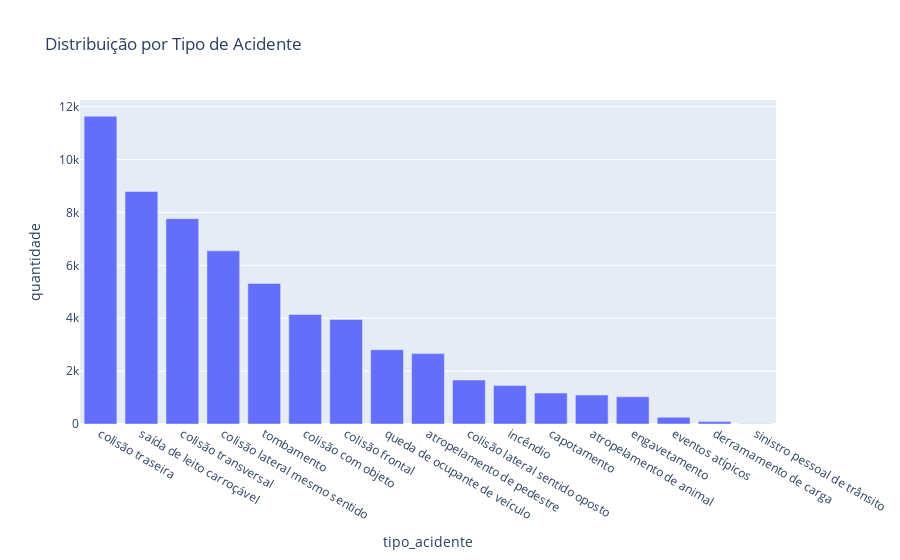
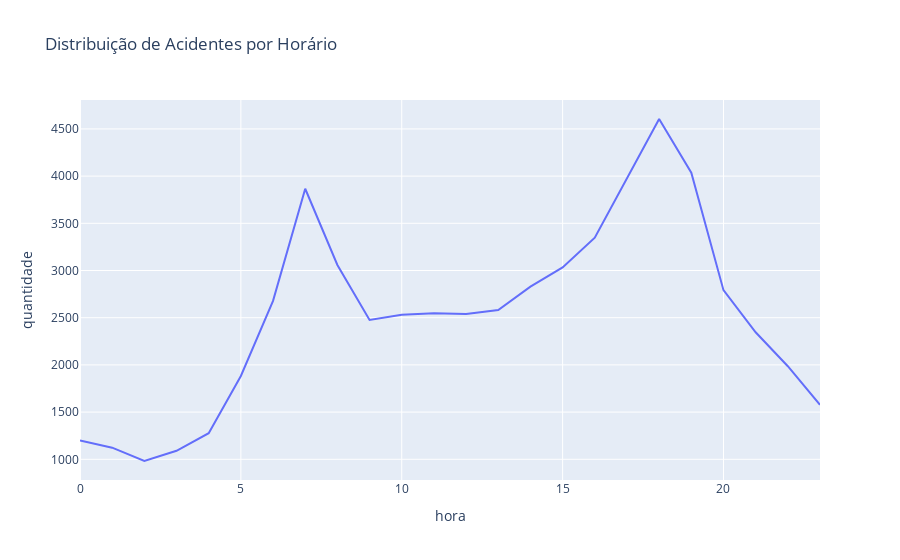
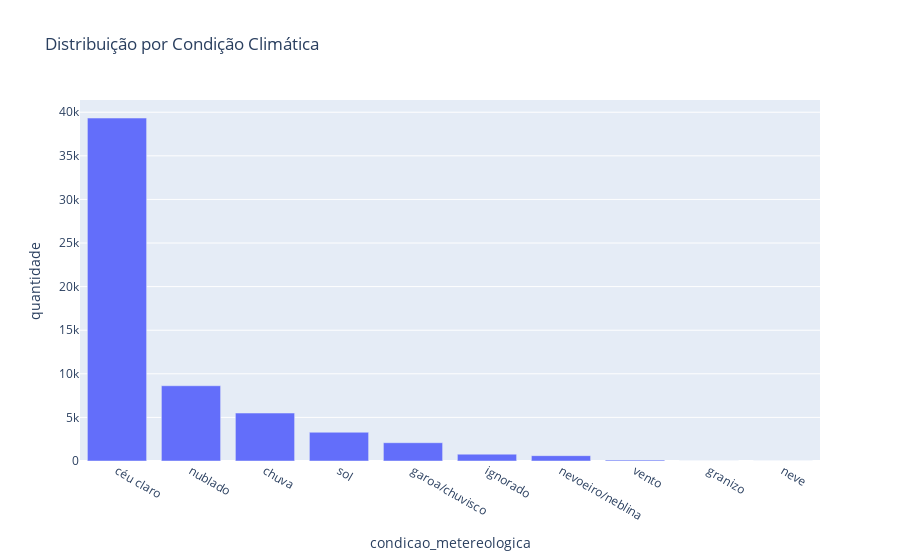

The notebook cell these images were saved under, in order:
### Markdown cell above
### 002 - Métricas Descritivas

### Code cell
# Distribuição por tipo de acidente
tipo_acidente = df['tipo_acidente'].value_counts().reset_index()
tipo_acidente.columns = ['tipo_acidente', 'quantidade']
fig1 = px.bar(tipo_acidente, x='tipo_acidente', y='quantidade', title='Distribuição por Tipo de Acidente')
fig1.show()

# Distribuição por horário
horario = df['horario'].value_counts().sort_index().reset_index()
horario.columns = ['hora', 'quantidade']
fig2 = px.line(horario, x='hora', y='quantidade', title='Distribuição de Acidentes por Horário')
fig2.show()

# Distribuição por condição climática
cond_met = df['condicao_metereologica'].value_counts().reset_index()
cond_met.columns = ['condicao_metereologica', 'quantidade']
fig3 = px.bar(cond_met, x='condicao_metereologica', y='quantidade', title='Distribuição por Condição Climática')
fig3.show()

### Figure 1 — Plotly figure (JSON) as saved in the notebook; plotly's stock layout.template omitted (floating-point values rounded to 4 significant figures)
{"data": [{"hovertemplate": "tipo_acidente=%{x}<br>quantidade=%{y}<extra></extra>", "legendgroup": "", "marker": {"color": "#636efa", "pattern": {"shape": ""}}, "name": "", "orientation": "v", "showlegend": false, "textposition": "auto", "type": "bar", "x": ["colisão traseira", "saída de leito carroçável", "colisão transversal", "colisão lateral mesmo sentido", "tombamento", "colisão com objeto", "colisão frontal", "queda de ocupante de veículo", "atropelamento de pedestre", "colisão lateral sentido oposto", "incêndio", "capotamento", "atropelamento de animal", "engavetamento", "eventos atípicos", "derramamento de carga", "sinistro pessoal de trânsito"], "xaxis": "x", "y": [11638, 8791, 7761, 6546, 5311, 4140, 3951, 2807, 2661, 1663, 1452, 1169, 1092, 1028, 254, 90, 11], "yaxis": "y"}], "layout": {"barmode": "relative", "legend": {"tracegroupgap": 0}, "title": {"text": "Distribuição por Tipo de Acidente"}, "xaxis": {"anchor": "y", "domain": [0, 1], "title": {"text": "tipo_acidente"}}, "yaxis": {"anchor": "x", "domain": [0, 1], "title": {"text": "quantidade"}}}}

### Figure 2 — Plotly figure (JSON) as saved in the notebook; plotly's stock layout.template omitted (floating-point values rounded to 4 significant figures)
{"data": [{"hovertemplate": "hora=%{x}<br>quantidade=%{y}<extra></extra>", "legendgroup": "", "line": {"color": "#636efa", "dash": "solid"}, "marker": {"symbol": "circle"}, "mode": "lines", "name": "", "orientation": "v", "showlegend": false, "type": "scatter", "x": [0, 1, 2, 3, 4, 5, 6, 7, 8, 9, 10, 11, 12, 13, 14, 15, 16, 17, 18, 19, 20, 21, 22, 23], "xaxis": "x", "y": [1199, 1123, 982, 1090, 1277, 1883, 2678, 3866, 3059, 2476, 2532, 2546, 2539, 2581, 2829, 3033, 3348, 3981, 4605, 4036, 2792, 2346, 1986, 1578], "yaxis": "y"}], "layout": {"legend": {"tracegroupgap": 0}, "title": {"text": "Distribuição de Acidentes por Horário"}, "xaxis": {"anchor": "y", "domain": [0, 1], "title": {"text": "hora"}}, "yaxis": {"anchor": "x", "domain": [0, 1], "title": {"text": "quantidade"}}}}

### Figure 3 — Plotly figure (JSON) as saved in the notebook; plotly's stock layout.template omitted (floating-point values rounded to 4 significant figures)
{"data": [{"hovertemplate": "condicao_metereologica=%{x}<br>quantidade=%{y}<extra></extra>", "legendgroup": "", "marker": {"color": "#636efa", "pattern": {"shape": ""}}, "name": "", "orientation": "v", "showlegend": false, "textposition": "auto", "type": "bar", "x": ["céu claro", "nublado", "chuva", "sol", "garoa/chuvisco", "ignorado", "nevoeiro/neblina", "vento", "granizo", "neve"], "xaxis": "x", "y": [39333, 8632, 5501, 3299, 2098, 783, 613, 103, 2, 1], "yaxis": "y"}], "layout": {"barmode": "relative", "legend": {"tracegroupgap": 0}, "title": {"text": "Distribuição por Condição Climática"}, "xaxis": {"anchor": "y", "domain": [0, 1], "title": {"text": "condicao_metereologica"}}, "yaxis": {"anchor": "x", "domain": [0, 1], "title": {"text": "quantidade"}}}}
